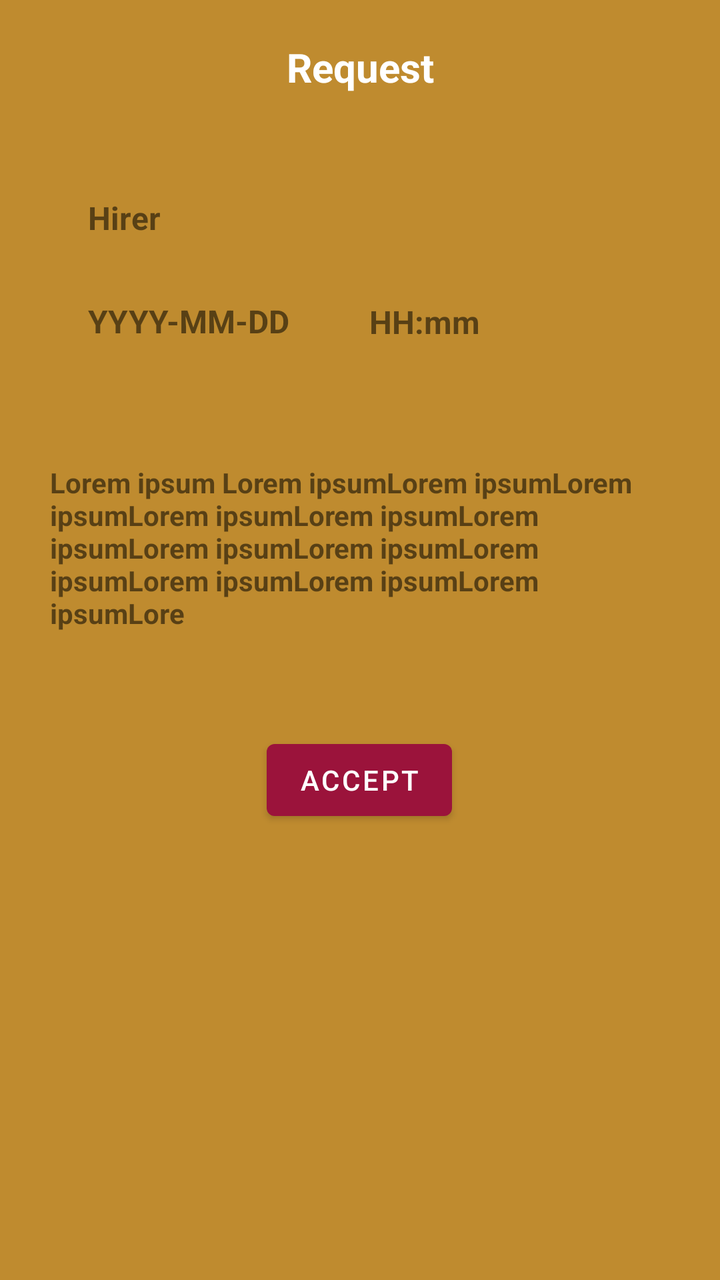
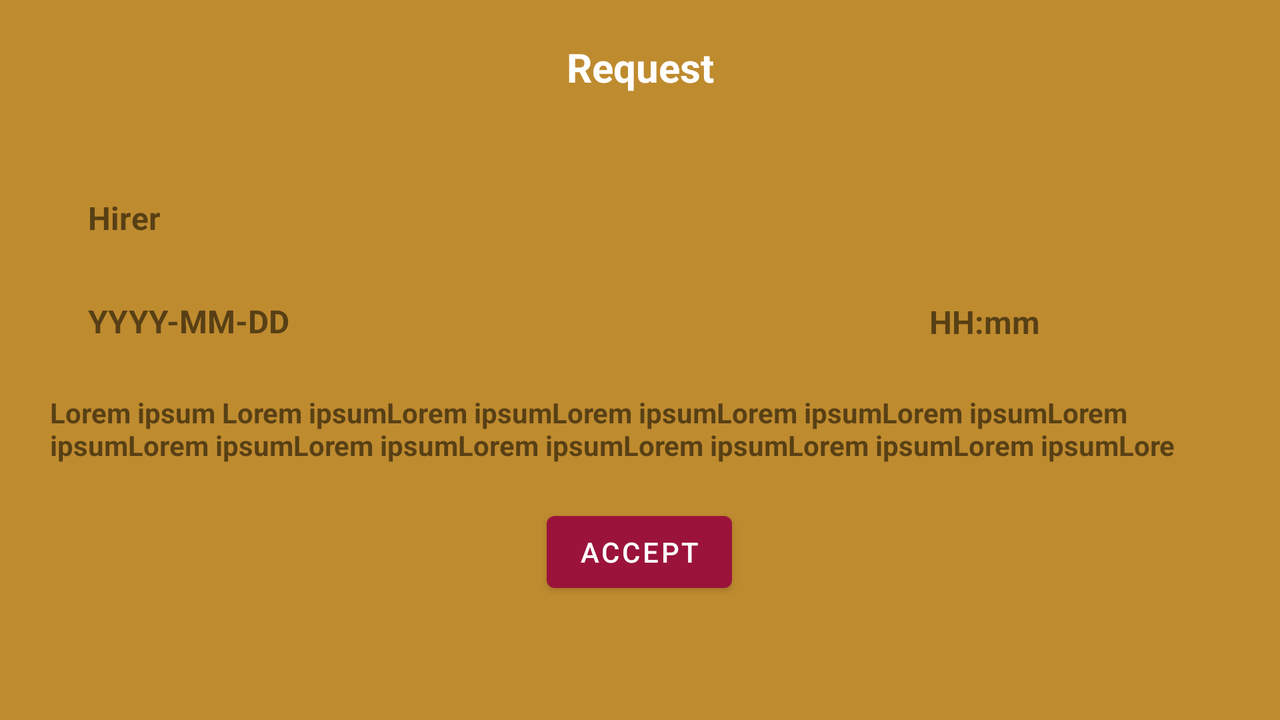

Two renders of one Android screen. The first uses the default layout on a phone; the second uses the alternative layout the repository ships for a different screen configuration, on a matching device. The two XML files are below.
<!-- AndroidManifest.xml: application theme Theme.Casayuda -->
<!-- res/layout/activity_see_request.xml -->
<?xml version="1.0" encoding="utf-8"?>
<androidx.constraintlayout.widget.ConstraintLayout xmlns:android="http://schemas.android.com/apk/res/android"
    xmlns:app="http://schemas.android.com/apk/res-auto"
    xmlns:tools="http://schemas.android.com/tools"
    android:layout_width="match_parent"
    android:layout_height="match_parent"
    tools:context=".screens.request.SeeRequestActivity">

    <ImageView
        android:id="@+id/imageView2"
        android:layout_width="match_parent"
        android:layout_height="match_parent"
        android:background="#BF8B2F"
        tools:layout_editor_absoluteX="34dp"
        tools:layout_editor_absoluteY="33dp" />

    <TextView
        android:id="@+id/textView"
        android:layout_width="wrap_content"
        android:layout_height="wrap_content"
        android:layout_marginTop="20dp"
        android:text="Request"
        android:textColor="#FFFFFF"
        android:textSize="20sp"
        android:textStyle="bold"
        app:layout_constraintEnd_toEndOf="parent"
        app:layout_constraintStart_toStartOf="parent"
        app:layout_constraintTop_toTopOf="parent" />

    <ScrollView
        android:id="@+id/ScrollView"
        android:layout_width="match_parent"
        android:layout_height="match_parent"
        app:layout_constraintStart_toStartOf="parent"
        app:layout_constraintTop_toTopOf="parent">

        <androidx.constraintlayout.widget.ConstraintLayout
            android:layout_width="match_parent"
            android:layout_height="match_parent"
            android:orientation="vertical">

            <TextView
                android:id="@+id/seeRequestHirer"
                android:layout_width="wrap_content"
                android:layout_height="wrap_content"
                android:layout_marginStart="44dp"
                android:layout_marginTop="98dp"
                android:text="Hirer"
                android:textSize="16sp"
                android:textStyle="bold"
                app:layout_constraintStart_toStartOf="parent"
                app:layout_constraintTop_toTopOf="parent" />

            <TextView
                android:id="@+id/seeRequestDate"
                android:layout_width="wrap_content"
                android:layout_height="wrap_content"
                android:layout_marginStart="44dp"
                android:layout_marginTop="30dp"
                android:text="YYYY-MM-DD"
                android:textSize="16sp"
                android:textStyle="bold"
                app:layout_constraintStart_toStartOf="parent"
                app:layout_constraintTop_toBottomOf="@id/seeRequestHirer" />

            <TextView
                android:id="@+id/seeRequestHour"
                android:layout_width="wrap_content"
                android:layout_height="wrap_content"
                android:layout_marginTop="150dp"
                android:layout_marginEnd="120dp"
                android:text="HH:mm"
                android:textSize="16sp"
                android:textStyle="bold"
                app:layout_constraintEnd_toEndOf="parent"
                app:layout_constraintLeft_toRightOf="@id/seeRequestDate"
                app:layout_constraintTop_toTopOf="parent" />

            <TextView
                android:id="@+id/seeRequestsMessage"
                android:layout_width="match_parent"
                android:layout_height="wrap_content"
                android:layout_marginStart="25dp"
                android:layout_marginTop="60dp"
                android:layout_marginEnd="25dp"
                android:text="Lorem ipsum Lorem ipsumLorem ipsumLorem ipsumLorem ipsumLorem ipsumLorem ipsumLorem ipsumLorem ipsumLorem ipsumLorem ipsumLorem ipsumLorem ipsumLore"
                android:textStyle="bold"
                app:layout_constraintEnd_toEndOf="parent"
                app:layout_constraintStart_toStartOf="parent"
                app:layout_constraintTop_toBottomOf="@id/seeRequestHour" />

            <Button
                android:id="@+id/seeRequestButtonAccept"
                android:layout_width="wrap_content"
                android:layout_height="wrap_content"
                android:layout_marginStart="158dp"
                android:layout_marginTop="50dp"
                android:layout_marginEnd="159dp"
                android:text="Accept"
                app:layout_constraintEnd_toEndOf="parent"
                app:layout_constraintStart_toStartOf="parent"
                app:layout_constraintTop_toBottomOf="@id/seeRequestsMessage" />
        </androidx.constraintlayout.widget.ConstraintLayout>
    </ScrollView>
</androidx.constraintlayout.widget.ConstraintLayout>
<!-- resources referenced by this layout -->
<resources>
  <style name="Theme.Casayuda" parent="Theme.MaterialComponents.DayNight.DarkActionBar">
          
          <item name="android:windowCloseOnTouchOutside">true</item>
          <item name="colorPrimary">@color/casayuda_primaryLight</item>
          <item name="colorPrimaryVariant">@color/casayuda_primaryDark</item>
          <item name="colorOnPrimary">@color/white</item>
          
          <item name="colorSecondary">@color/teal_200</item>
          <item name="colorSecondaryVariant">@color/teal_700</item>
          <item name="colorOnSecondary">@color/black</item>
          
          <item name="android:statusBarColor" tools:targetApi="l">?attr/colorPrimaryDark</item>
          
      </style>
  <color name="casayuda_primaryLight">#9b133b</color>
  <color name="casayuda_primaryDark">#590b22</color>
  <color name="white">#FFFFFFFF</color>
  <color name="teal_200">#FF03DAC5</color>
  <color name="teal_700">#FF018786</color>
  <color name="black">#FF000000</color>
</resources>
<!-- res/layout-land/activity_see_request.xml (the repository's variant of the layout above) -->
<!-- drawn on the phone turned sideways -->
<?xml version="1.0" encoding="utf-8"?>
<androidx.constraintlayout.widget.ConstraintLayout xmlns:android="http://schemas.android.com/apk/res/android"
    xmlns:app="http://schemas.android.com/apk/res-auto"
    xmlns:tools="http://schemas.android.com/tools"
    android:layout_width="match_parent"
    android:layout_height="match_parent"
    tools:context=".screens.request.SeeRequestActivity">

    <ImageView
        android:id="@+id/imageView2"
        android:layout_width="match_parent"
        android:layout_height="match_parent"
        android:background="#BF8B2F"
        app:srcCompat="@drawable/ic_launcher_foreground"
        tools:layout_editor_absoluteX="34dp"
        tools:layout_editor_absoluteY="33dp" />

    <TextView
        android:id="@+id/textView"
        android:layout_width="wrap_content"
        android:layout_height="wrap_content"
        android:layout_marginTop="20dp"
        android:text="Request"
        android:textColor="#FFFFFF"
        android:textSize="20sp"
        android:textStyle="bold"
        app:layout_constraintEnd_toEndOf="parent"
        app:layout_constraintStart_toStartOf="parent"
        app:layout_constraintTop_toTopOf="parent" />

    <ScrollView
        android:id="@+id/ScrollView"
        android:layout_width="match_parent"
        android:layout_height="match_parent"
        app:layout_constraintStart_toStartOf="parent"
        app:layout_constraintTop_toTopOf="parent" >

        <androidx.constraintlayout.widget.ConstraintLayout
            android:layout_width="match_parent"
            android:layout_height="match_parent"
            android:orientation="vertical">

            <TextView
                android:id="@+id/seeRequestHirer"
                android:layout_width="wrap_content"
                android:layout_height="wrap_content"
                android:layout_marginStart="44dp"
                android:layout_marginTop="98dp"
                android:text="Hirer"
                android:textSize="16sp"
                android:textStyle="bold"
                app:layout_constraintStart_toStartOf="parent"
                app:layout_constraintTop_toTopOf="parent" />

            <TextView
                android:id="@+id/seeRequestDate"
                android:layout_width="wrap_content"
                android:layout_height="wrap_content"
                android:layout_marginStart="44dp"
                android:layout_marginTop="30dp"
                android:text="YYYY-MM-DD"
                android:textSize="16sp"
                android:textStyle="bold"
                app:layout_constraintStart_toStartOf="parent"
                app:layout_constraintTop_toBottomOf="@id/seeRequestHirer" />

            <TextView
                android:id="@+id/seeRequestHour"
                android:layout_width="wrap_content"
                android:layout_height="wrap_content"
                android:layout_marginTop="150dp"
                android:layout_marginEnd="120dp"
                android:text="HH:mm"
                android:textSize="16sp"
                android:textStyle="bold"
                app:layout_constraintEnd_toEndOf="parent"
                app:layout_constraintTop_toTopOf="parent" />

            <TextView
                android:id="@+id/seeRequestsMessage"
                android:layout_width="match_parent"
                android:layout_height="wrap_content"
                android:layout_marginStart="25dp"
                android:layout_marginTop="25dp"
                android:layout_marginEnd="25dp"
                android:text="Lorem ipsum Lorem ipsumLorem ipsumLorem ipsumLorem ipsumLorem ipsumLorem ipsumLorem ipsumLorem ipsumLorem ipsumLorem ipsumLorem ipsumLorem ipsumLore"
                android:textStyle="bold"
                app:layout_constraintEnd_toEndOf="parent"
                app:layout_constraintStart_toStartOf="parent"
                app:layout_constraintTop_toBottomOf="@id/seeRequestHour" />

            <Button
                android:id="@+id/seeRequestButtonAccept"
                android:layout_width="wrap_content"
                android:layout_height="wrap_content"
                android:layout_marginStart="158dp"
                android:layout_marginTop="20dp"
                android:layout_marginEnd="159dp"
                android:text="Accept"
                app:layout_constraintEnd_toEndOf="parent"
                app:layout_constraintStart_toStartOf="parent"
                app:layout_constraintTop_toBottomOf="@id/seeRequestsMessage" />
        </androidx.constraintlayout.widget.ConstraintLayout>
    </ScrollView>

</androidx.constraintlayout.widget.ConstraintLayout>
